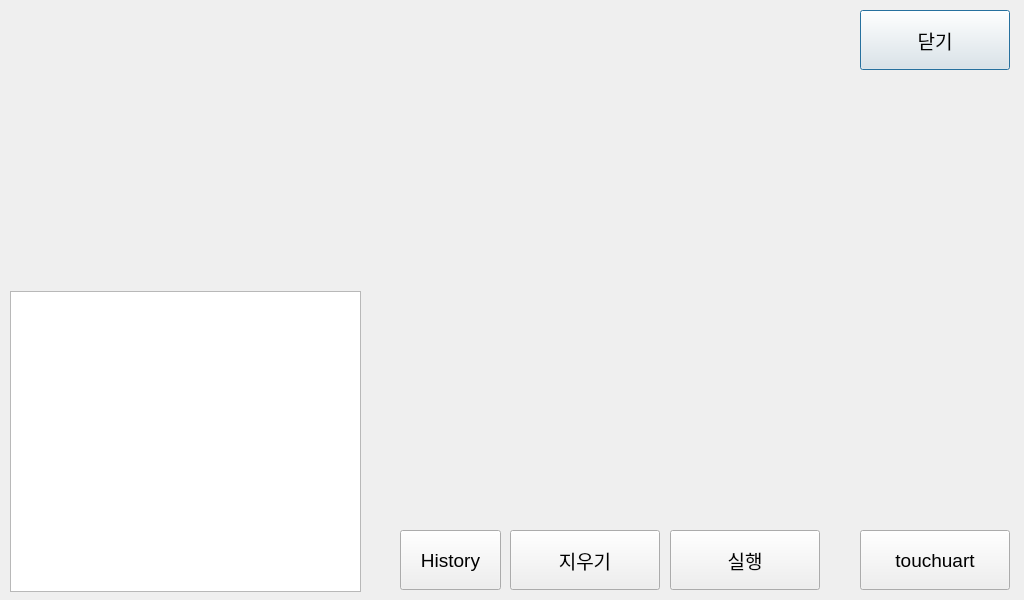
<?xml version="1.0" encoding="UTF-8"?>
<ui version="4.0">
 <class>CTouchTest</class>
 <widget class="QDialog" name="CTouchTest">
  <property name="geometry">
   <rect>
    <x>0</x>
    <y>0</y>
    <width>1024</width>
    <height>600</height>
   </rect>
  </property>
  <property name="windowTitle">
   <string>Dialog</string>
  </property>
  <widget class="QPushButton" name="ok">
   <property name="geometry">
    <rect>
     <x>860</x>
     <y>10</y>
     <width>150</width>
     <height>60</height>
    </rect>
   </property>
   <property name="font">
    <font>
     <pointsize>14</pointsize>
    </font>
   </property>
   <property name="text">
    <string>닫기</string>
   </property>
  </widget>
  <widget class="QListWidget" name="listWidget">
   <property name="geometry">
    <rect>
     <x>10</x>
     <y>291</y>
     <width>351</width>
     <height>301</height>
    </rect>
   </property>
  </widget>
  <widget class="QPushButton" name="clear">
   <property name="geometry">
    <rect>
     <x>510</x>
     <y>530</y>
     <width>150</width>
     <height>60</height>
    </rect>
   </property>
   <property name="font">
    <font>
     <pointsize>14</pointsize>
    </font>
   </property>
   <property name="text">
    <string>지우기</string>
   </property>
  </widget>
  <widget class="QPushButton" name="run">
   <property name="geometry">
    <rect>
     <x>670</x>
     <y>530</y>
     <width>150</width>
     <height>60</height>
    </rect>
   </property>
   <property name="font">
    <font>
     <pointsize>14</pointsize>
    </font>
   </property>
   <property name="text">
    <string>실행</string>
   </property>
  </widget>
  <widget class="QPushButton" name="checkBox">
   <property name="geometry">
    <rect>
     <x>400</x>
     <y>530</y>
     <width>101</width>
     <height>60</height>
    </rect>
   </property>
   <property name="palette">
    <palette>
     <active>
      <colorrole role="WindowText">
       <brush brushstyle="SolidPattern">
        <color alpha="255">
         <red>255</red>
         <green>255</green>
         <blue>255</blue>
        </color>
       </brush>
      </colorrole>
     </active>
     <inactive>
      <colorrole role="WindowText">
       <brush brushstyle="SolidPattern">
        <color alpha="255">
         <red>255</red>
         <green>255</green>
         <blue>255</blue>
        </color>
       </brush>
      </colorrole>
     </inactive>
     <disabled>
      <colorrole role="WindowText">
       <brush brushstyle="SolidPattern">
        <color alpha="255">
         <red>120</red>
         <green>120</green>
         <blue>120</blue>
        </color>
       </brush>
      </colorrole>
     </disabled>
    </palette>
   </property>
   <property name="font">
    <font>
     <pointsize>14</pointsize>
    </font>
   </property>
   <property name="text">
    <string>History</string>
   </property>
   <property name="checkable">
    <bool>true</bool>
   </property>
   <property name="checked">
    <bool>false</bool>
   </property>
  </widget>
  <widget class="QPushButton" name="run_2">
   <property name="geometry">
    <rect>
     <x>860</x>
     <y>530</y>
     <width>150</width>
     <height>60</height>
    </rect>
   </property>
   <property name="font">
    <font>
     <pointsize>14</pointsize>
    </font>
   </property>
   <property name="text">
    <string>touchuart</string>
   </property>
  </widget>
 </widget>
 <resources/>
 <connections>
  <connection>
   <sender>ok</sender>
   <signal>clicked()</signal>
   <receiver>CTouchTest</receiver>
   <slot>accept()</slot>
   <hints>
    <hint type="sourcelabel">
     <x>535</x>
     <y>555</y>
    </hint>
    <hint type="destinationlabel">
     <x>511</x>
     <y>299</y>
    </hint>
   </hints>
  </connection>
 </connections>
</ui>
